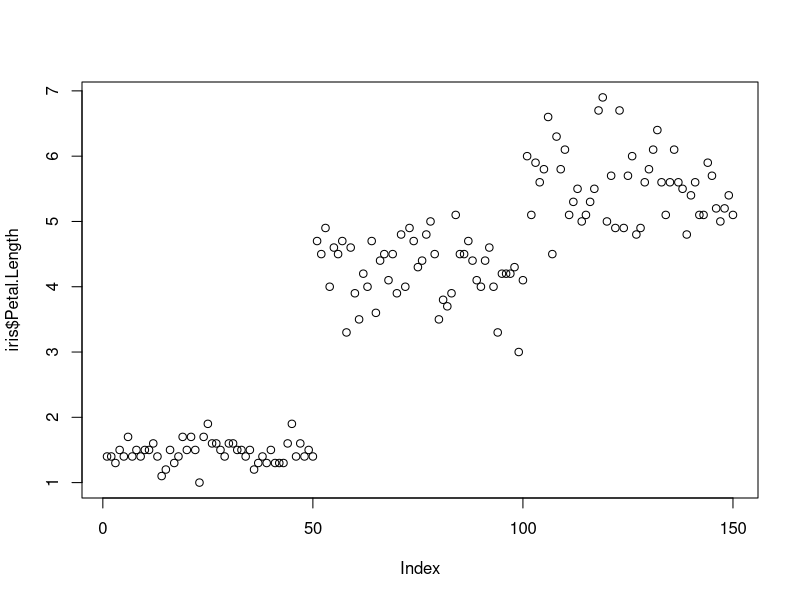
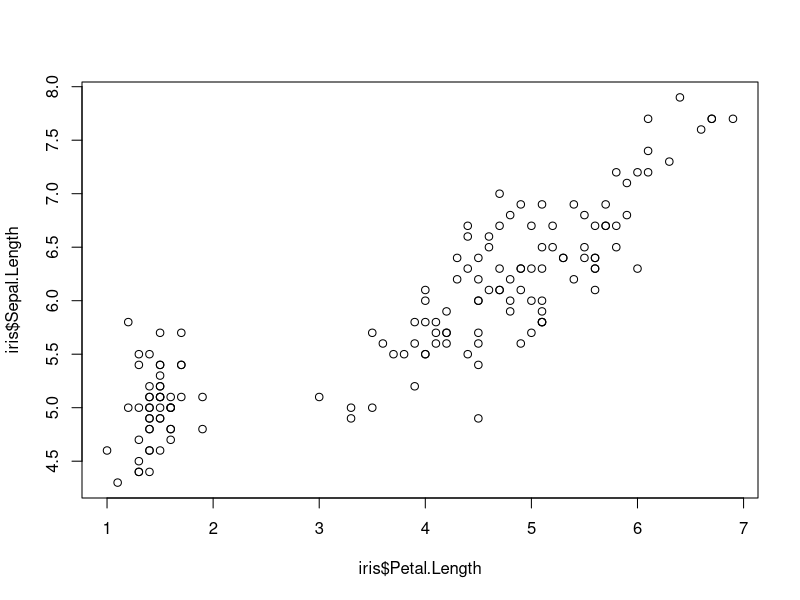

Write R code to recreate these figures, in order.
# Assignment 1.
# Loading built-in datasets (iris)

library(datasets)

# Print descriptive stats for a selection of variables

summary(iris)


data1 <- data.frame(iris)
summary(data1)

data1$Species <- as.character(data1$Species)
data1[data1 == "setosa"] <- "0"
data1$Species <- as.factor(data1$Species)

data1$Species <- as.character(data1$Species)
data1[data1 == "versicolor"] <- "1"
data1$Species <- as.factor(data1$Species)

data1$Species <- as.character(data1$Species)
data1[data1 == "virginica"] <- "2"
data1$Species <- as.factor(data1$Species)

summary(data1)

# Plotting Quantitative Variable Petal.Length
plot(iris$Petal.Length)

# Plotting Petal.Length and Sepal.Length
plot(iris$Petal.Length, iris$Sepal.Length)
